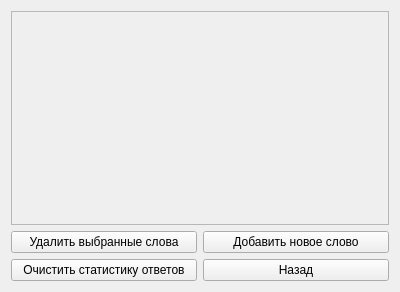
<?xml version="1.0" encoding="UTF-8"?>
<ui version="4.0">
 <class>WordsTable</class>
 <widget class="QWidget" name="WordsTable">
  <property name="geometry">
   <rect>
    <x>0</x>
    <y>0</y>
    <width>400</width>
    <height>292</height>
   </rect>
  </property>
  <property name="windowTitle">
   <string>Form</string>
  </property>
  <layout class="QGridLayout" name="gridLayout">
   <item row="1" column="0">
    <widget class="QPushButton" name="deleteWordButton">
     <property name="text">
      <string>Удалить выбранные слова</string>
     </property>
    </widget>
   </item>
   <item row="0" column="0" colspan="2">
    <widget class="QScrollArea" name="scrollArea">
     <property name="widgetResizable">
      <bool>true</bool>
     </property>
     <widget class="QWidget" name="scrollAreaWidgetContents">
      <property name="geometry">
       <rect>
        <x>0</x>
        <y>0</y>
        <width>380</width>
        <height>212</height>
       </rect>
      </property>
      <layout class="QGridLayout" name="gridLayout_2">
       <item row="0" column="0">
        <layout class="QVBoxLayout" name="wordsArea"/>
       </item>
      </layout>
     </widget>
    </widget>
   </item>
   <item row="1" column="1">
    <widget class="QPushButton" name="addNewWordButton">
     <property name="text">
      <string>Добавить новое слово</string>
     </property>
    </widget>
   </item>
   <item row="2" column="0" colspan="2">
    <layout class="QHBoxLayout" name="horizontalLayout">
     <item>
      <widget class="QPushButton" name="clearStatisticButton">
       <property name="text">
        <string>Очистить статистику ответов</string>
       </property>
      </widget>
     </item>
     <item>
      <widget class="QPushButton" name="returnButton">
       <property name="text">
        <string>Назад</string>
       </property>
      </widget>
     </item>
    </layout>
   </item>
  </layout>
 </widget>
 <resources/>
 <connections/>
</ui>
